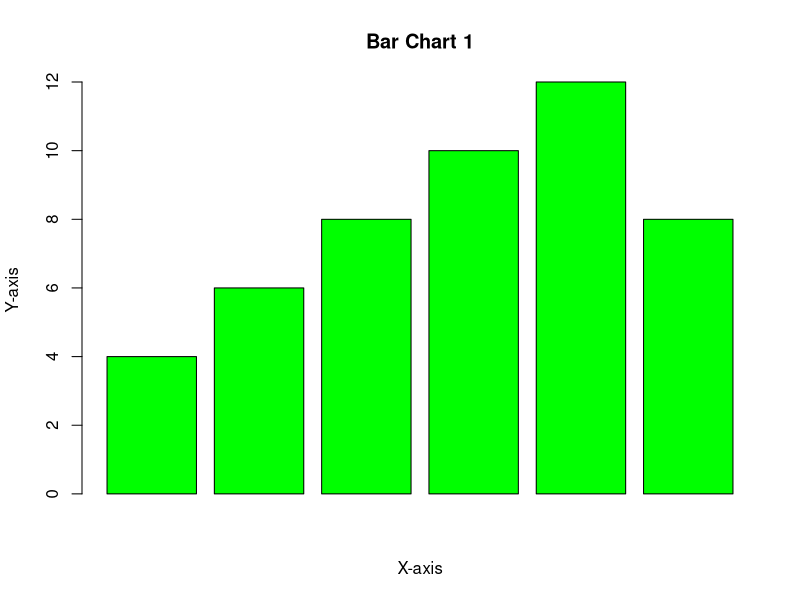
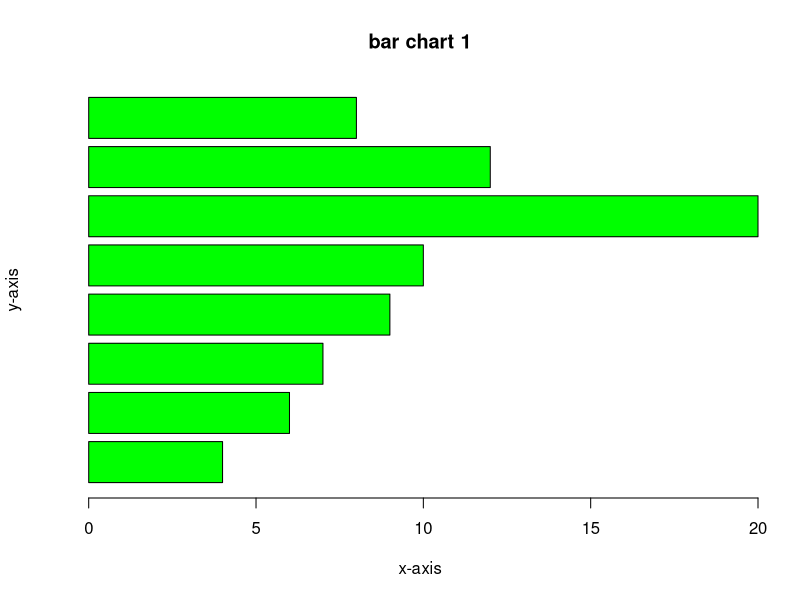
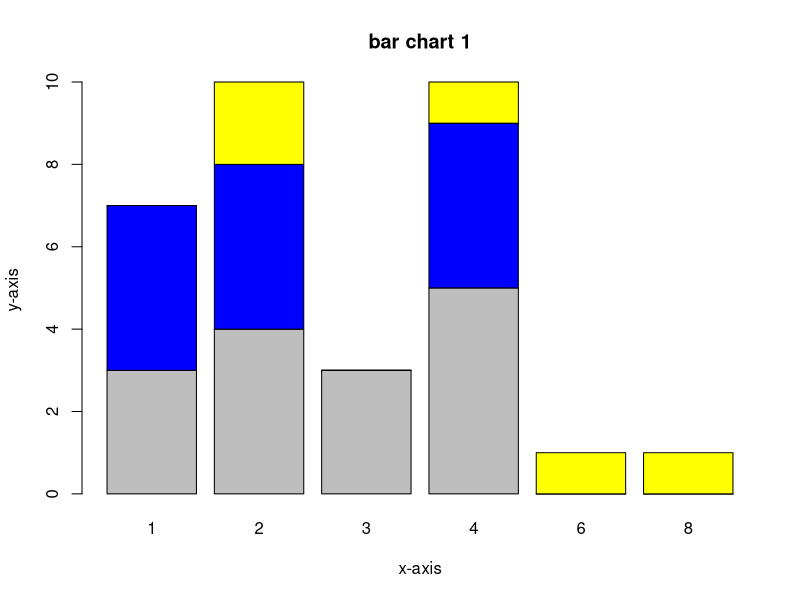
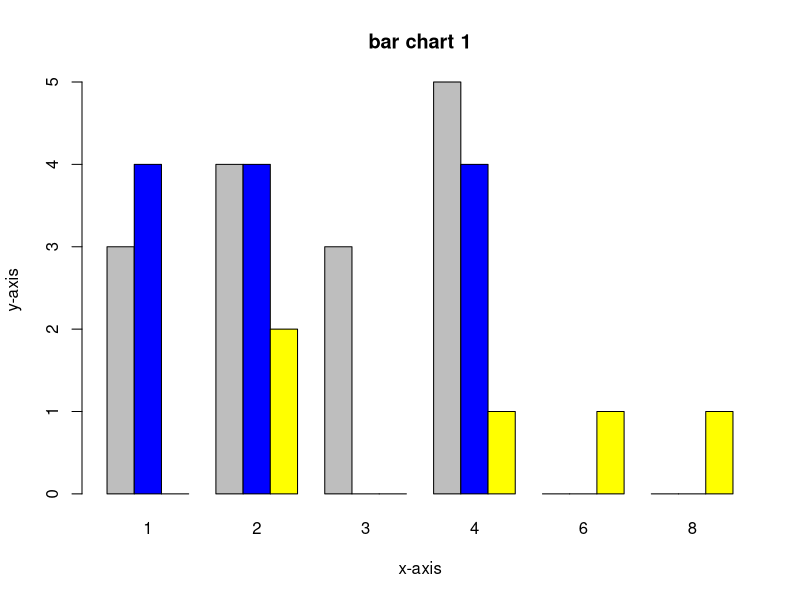
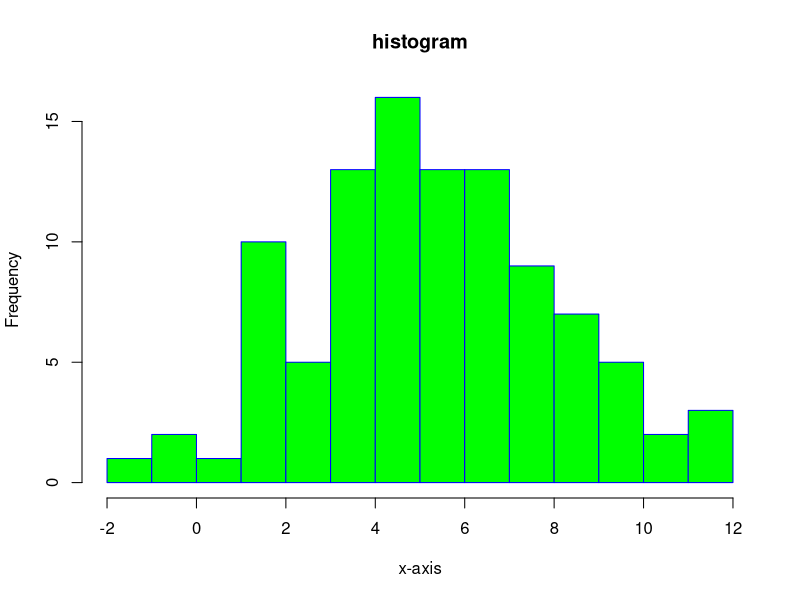
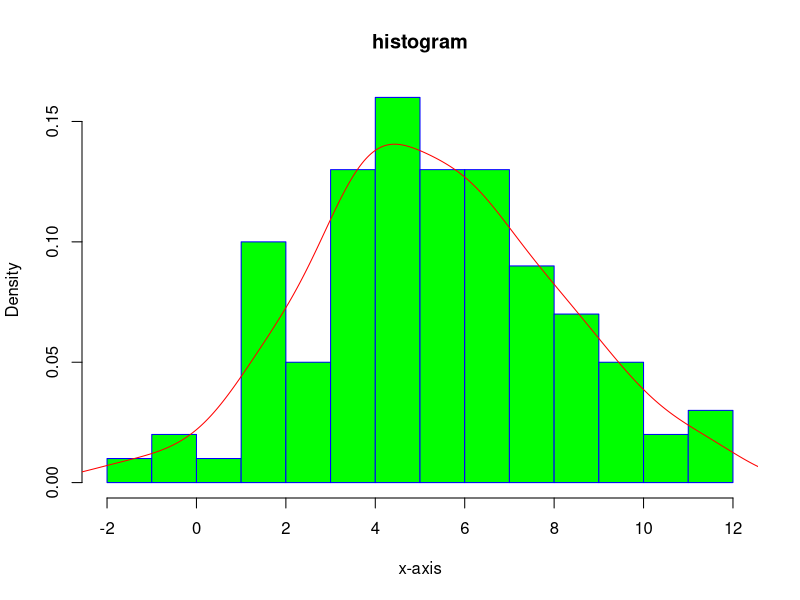
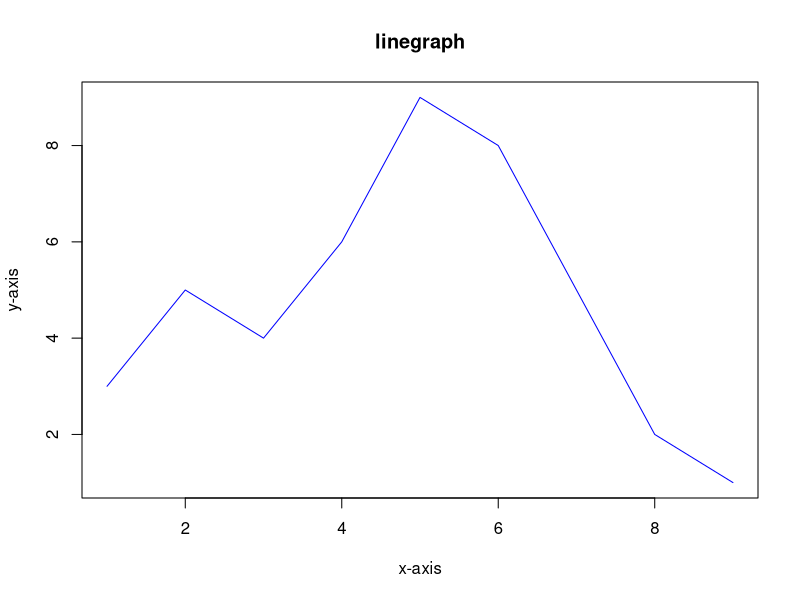
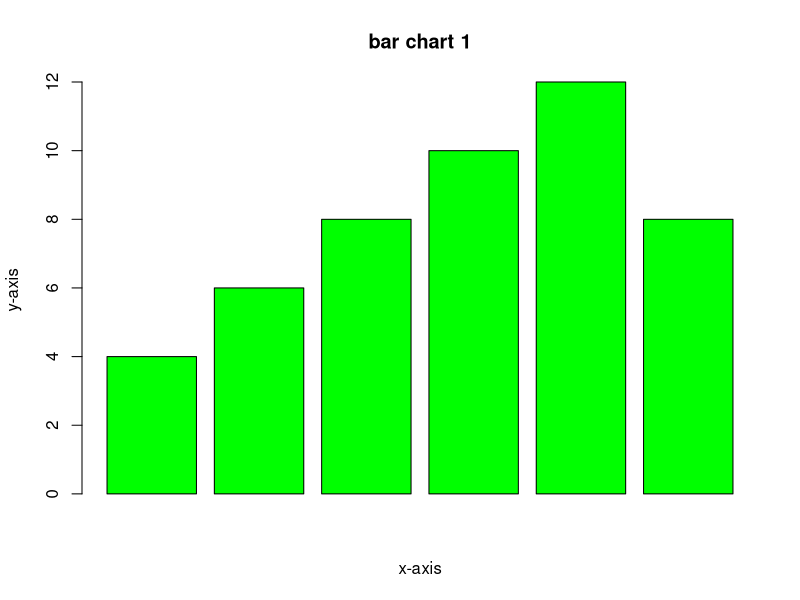

These charts were generated, in order, by the following R code:
# Gráfico de barras e histograma
data <- c(4,6,8,10,12,8)
barplot(data,xlab = "X-axis",ylab = "Y-axis",main = "Bar Chart 1", col = "green")

# Exportar el grafico como imagen
png(filename = "barchart.png", width = 800, height = 600)
barplot(data, xlab="x-axis", ylab="y-axis", main="bar chart 1", col="green")
dev.off()

# Grafica de barras horizontal
data <- c(4, 6, 7, 9, 10, 20, 12, 8)
barplot(data, xlab="x-axis", ylab="y-axis", main="bar chart 1",col = "green",horiz = TRUE)

# Diagrama de barras apiladas
data("mtcars")
data<-table(mtcars$gear,mtcars$carb)
data

barplot(data, xlab="x-axis", ylab="y-axis", main="bar chart 1", col=c("grey", "blue", "yellow"))

# Un gráfico de barras agrupadas
barplot(data, xlab="x-axis", ylab="y-axis", main="bar chart 1", col=c("grey", "blue", "yellow"),beside=TRUE)



# Histogramas
set.seed(123)
data1 <- rnorm(100, mean=5, sd=3)
hist(data1, main="histogram", xlab="x-axis", col="green",border="blue", breaks=10)


# Graficar un histograma con una línea de densidad
hist(data1, main="histogram", xlab="x-axis", col="green", border="blue", breaks=10,freq=FALSE)
lines(density(data1), col="red")

# Gráfico de líneas y gráfico circular
x <- c(1, 2, 3, 4, 5, 6, 8, 9)
y <- c(3, 5, 4, 6, 9, 8, 2, 1)
plot(x, y, type="l", xlab="x-axis", ylab="y-axis", main="linegraph", col="blue")
